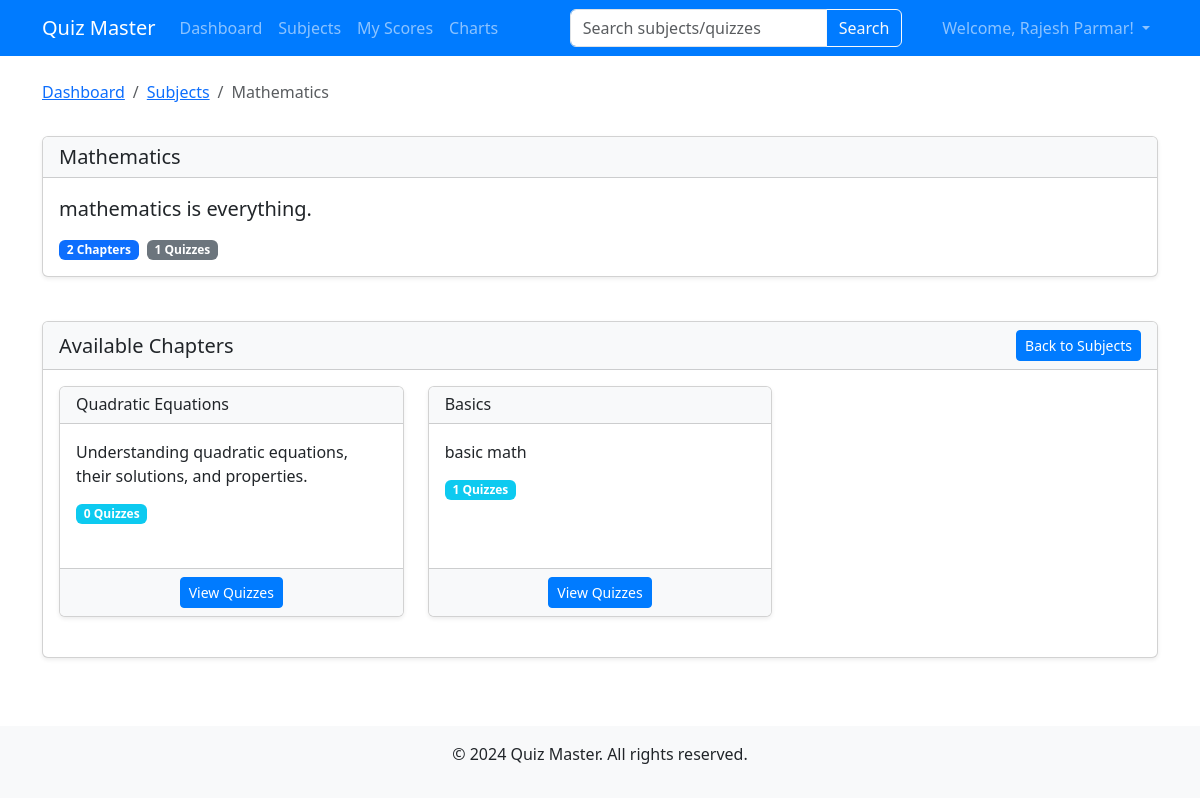
/user/subjects/1/chapters (signed in), run on the app's committed database.
### models.py (models this page shows, shortened)
class User(db.Model,UserMixin):
    id = db.Column(db.Integer, primary_key=True)
    email = db.Column(db.String(120), unique=True, nullable=False)
    password = db.Column(db.String(200), nullable=False)
    full_name = db.Column(db.String(100), nullable=False)
    qualification = db.Column(db.String(100), nullable=True)
    dob = db.Column(db.String(20), nullable=True)
    is_admin = db.Column(db.Boolean, default=False)
    scores = db.relationship('Score', backref='user', lazy=True, cascade="all, delete-orphan")

class Subject(db.Model):
    id = db.Column(db.Integer, primary_key=True)
    name = db.Column(db.String(100), nullable=False)
    description = db.Column(db.Text, nullable=True)
    chapters = db.relationship('Chapter', backref='subject', lazy=True, cascade="all, delete-orphan")
    def get_total_quizzes(self):
        count = 0
        for chapter in self.chapters:
            count += len(chapter.quizzes)
        return count

class Chapter(db.Model):
    id = db.Column(db.Integer, primary_key=True)
    name = db.Column(db.String(100), nullable=False)
    description = db.Column(db.Text, nullable=True)
    subject_id = db.Column(db.Integer, db.ForeignKey('subject.id'), nullable=False)
    quizzes = db.relationship('Quiz', backref='chapter', lazy=True, cascade="all, delete-orphan")

### routes/user.py (the view)
@user.route('/subjects/<int:subject_id>/chapters')
@login_required
def view_chapters(subject_id):
    subject = Subject.query.get_or_404(subject_id)
    chapters = Chapter.query.filter_by(subject_id=subject_id).all()
    return render_template('user/chapters.html', subject=subject, chapters=chapters)

### app.py (called while the page is built)
@login_manager.user_loader
def load_user(user_id):
    return User.query.get(int(user_id))

### models.py (called while the page is built)
    def get_status(self,user):
        for score in self.scores:
            if score.user_id == user.id:
                return "Taken"
        return "Open"

### routes/user.py (called while the page is built)
@user.before_request
def check_regular_user():
    if not current_user.is_authenticated:
        return redirect(url_for('auth.login'))

### templates/user/chapters.html (shortened to what this page needs)
{% extends 'base.html' %}
{% block content %}
<div class="row mb-3">
    <div class="col-12">
        <nav aria-label="breadcrumb">
            <ol class="breadcrumb">
                <li class="breadcrumb-item"><a href="{{ url_for('user.dashboard') }}">Dashboard</a></li>
                <li class="breadcrumb-item"><a href="{{ url_for('user.subjects') }}">Subjects</a></li>
                <li class="breadcrumb-item active" aria-current="page">{{ subject.name }}</li>
            </ol>
        </nav>
    </div>
</div>
<div class="row mb-4">
    <div class="col-12">
        <div class="card shadow-sm">
            <div class="card-header bg-light">
                <h5 class="mb-0">{{ subject.name }}</h5>
            </div>
            <div class="card-body">
                <p class="lead">{{ subject.description }}</p>
                <div class="d-flex align-items-center">
                    <span class="badge bg-primary me-2">{{ chapters|length }} Chapters</span>
                    <span class="badge bg-secondary me-2">{{ subject.get_total_quizzes() }} Quizzes</span>
                </div>
            </div>
        </div>
    </div>
</div>
<div class="row">
    <div class="col-12">
        <div class="card shadow-sm">
            <div class="card-header bg-light d-flex justify-content-between align-items-center">
                <h5 class="mb-0">Available Chapters</h5>
                <a href="{{ url_for('user.subjects') }}" class="btn btn-sm btn-primary">Back to Subjects</a>
            </div>
            <div class="card-body">
                {% if chapters %}
                <div class="row">
                    {% for chapter in chapters %}
                    <div class="col-md-4 mb-4">
                        <div class="card h-100 shadow-sm hover-card">
                            <div class="card-header bg-light">
                                <h6 class="mb-0">{{ chapter.name }}</h6>
                            </div>
                            <div class="card-body">
                                <p class="card-text">{{ chapter.description|truncate(100) }}</p>
                                <div class="d-flex justify-content-between align-items-center mb-2">
                                    <span class="badge bg-info">{{ chapter.quizzes|length }} Quizzes</span>
                                    {% set open_quizzes = [] %}
                                    {% for quiz in chapter.quizzes %}
                                        {% if quiz.get_status(current_user) == 'Open' %}
                                            {% set _ = open_quizzes.append(quiz) %}
                                        {% endif %}
                                    {% endfor %}
                                </div>
                            </div>
                            <div class="card-footer bg-light text-center">
                                <a href="{{ url_for('user.view_quizzes', chapter_id=chapter.id) }}" class="btn btn-primary btn-sm">View Quizzes</a>
                            </div>
                        </div>
                    </div>
                    {% endfor %}
                </div>
                {% else %}
                <div class="alert alert-info">
                    <p class="mb-0">No chapters available for this subject yet. Please check back later.</p>
                </div>
                {% endif %}
            </div>
        </div>
    </div>
</div>
{% endblock %}

### templates/base.html (shortened to what this page needs)
<!DOCTYPE html>
<html lang="en">
<head>
    <link href="https://cdn.jsdelivr.net/npm/bootstrap@5.3.0-alpha1/dist/css/bootstrap.min.css" rel="stylesheet">
    <link rel="stylesheet" href="{{ url_for('static', filename='css/style.css') }}">
</head>
<body>
    <nav class="navbar navbar-expand-lg navbar-dark bg-primary">
        <div class="container">
            <a class="navbar-brand" href="/">Quiz Master</a>
            <div class="collapse navbar-collapse" id="navbarNav">
                <ul class="navbar-nav me-auto">
                    {% if current_user.is_authenticated %}
                        {% if current_user.is_admin %}
                            <li class="nav-item">
                                <a class="nav-link" href="{{ url_for('admin.dashboard') }}">Dashboard</a>
                            </li>
                            <li class="nav-item">
                                <a class="nav-link" href="{{ url_for('admin.subjects') }}">Subjects</a>
                            </li>
                            <li class="nav-item">
                                <a class="nav-link" href="{{ url_for('admin.users') }}">Users</a>
                            </li>
                            <li class="nav-item">
                                <a class="nav-link" href="{{ url_for('admin.reports') }}">Reports</a>
                            </li>
                        {% else %}
                            <li class="nav-item">
                                <a class="nav-link" href="{{ url_for('user.dashboard') }}">Dashboard</a>
                            </li>
                            <li class="nav-item">
                                <a class="nav-link" href="{{ url_for('user.subjects') }}">Subjects</a>
                            </li>
                            <li class="nav-item">
                                <a class="nav-link" href="{{ url_for('user.view_scores') }}">My Scores</a>
                            </li>
                            <li class="nav-item">
                                <a class="nav-link" href="{{ url_for('user.charts') }}">Charts</a>
                            </li>
                        {% endif %}
                    {% endif %}
                </ul>
                {% if current_user.is_authenticated %}
                <form class="d-flex mx-auto" method="GET" action="{% if current_user.is_admin %}{{ url_for('admin.search') }}{% else %}{{ url_for('user.search') }}{% endif %}">
                    <div class="input-group">
                        <input class="form-control" type="search" name="query" placeholder="{% if current_user.is_admin %}Search users/subjects/quizzes{% else %}Search subjects/quizzes{% endif %}" aria-label="Search">
                        <button class="btn btn-outline-light" type="submit">Search</button>
                    </div>
                </form>
                {% endif %}
                <ul class="navbar-nav">
                    {% if current_user.is_authenticated %}
                        <li class="nav-item dropdown">
                            <a class="nav-link dropdown-toggle" href="#" id="navbarDropdown" role="button" data-bs-toggle="dropdown" aria-expanded="false">
                                Welcome, {{ current_user.full_name }}!
                            </a>
                        </li>
                    {% endif %}
                </ul>
            </div>
        </div>
    </nav>
    <div class="container mt-4">
        {% block content %}{% endblock %}
    </div>
    <footer class="mt-5 py-3 bg-light text-center">
        <div class="container">
            <p>&copy; 2024 Quiz Master. All rights reserved.</p>
        </div>
    </footer>
</body>
</html>

### static/css/style.css (style rules this page uses)
.navbar { background-color: #007bff !important; }
.card { box-shadow: 0 4px 6px rgba(0,0,0,0.1); margin-bottom: 20px; }
.card-header { font-weight: 500; }
footer { margin-top: 30px; padding: 20px 0; background-color: #f8f9fa; }
.btn-primary { background-color: #007bff; border-color: #007bff; }

### data on the page
User: full_name "Rajesh Parmar"
Subject: name "Mathematics", description "mathematics is everything."
Chapter: name "Quadratic Equations", description "Understanding quadratic equations, their solutions, and properties.", quizzes|length "0"
Chapter: name "Basics", description "basic math", quizzes|length "1"

### other printed values
{{ chapters|length }} "2"
{{ subject.get_total_quizzes() }} "1"
